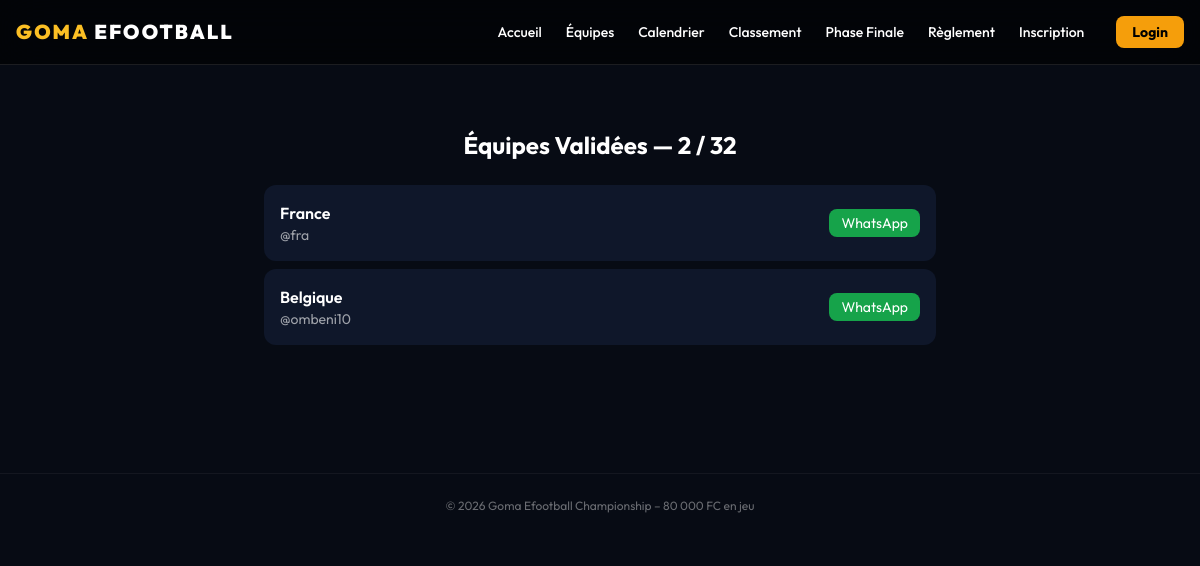
Page /equipes/ on the earlier database version.
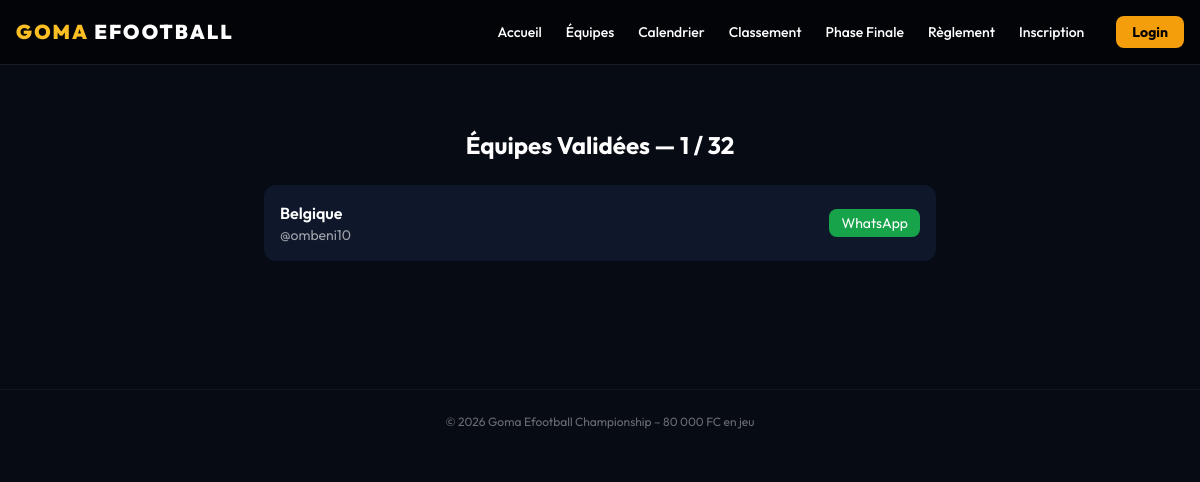
Same page on the later database version.
### competition/models.py (models this page shows, shortened)
class Team(models.Model):
    tournament = models.ForeignKey(Tournament, on_delete=models.CASCADE)
    group = models.ForeignKey(Group, null=True, blank=True, on_delete=models.SET_NULL)
    name = models.CharField(max_length=50, unique=True)  # Pays
    abbreviation = models.CharField(max_length=3)
    owner = models.ForeignKey(User, null=True, blank=True, on_delete=models.SET_NULL)
    owner_username = models.CharField(max_length=150, default='')
    owner_password = models.CharField(max_length=128, default='')
    whatsapp = models.CharField(max_length=20, blank=True)
    is_validated = models.BooleanField(default=False)
    points = models.IntegerField(default=0)
    goals_for = models.IntegerField(default=0)
    goals_against = models.IntegerField(default=0)

### competition/views.py (the view)
# urls.py: path('equipes/', views.teams, name='teams'),
def teams(request):
    t = get_tournament()
    qs = Team.objects.filter(tournament=t, is_validated=True).order_by('-points','-goals_for')
    return render(request, 'competition/teams.html', {'teams':qs})

### competition/views.py (called while the page is built)
def get_tournament():
    t, _ = Tournament.objects.get_or_create(pk=1, defaults={'name': 'Goma Efootball Championship'})
    return t

### templates/competition/teams.html
{% extends 'base.html' %}
{% block content %}
<div class="max-w-2xl mx-auto py-8">
  <h1 class="text-2xl font-bold mb-6 text-center">Équipes Validées — {{ teams|length }} / 32</h1>
  <div class="space-y-2">
    {% for team in teams %}
    <div class="bg-[#0f172a] p-4 rounded-xl flex justify-between items-center">
      <div>
        <div class="font-semibold">{{ team.name }}</div>
        <div class="text-sm text-white/60">@{{ team.owner.username }}</div>
      </div>
      {% if team.whatsapp %}
      <a href="https://wa.me/{{ team.whatsapp|cut:'+'|cut:' ' }}" target="_blank"
         class="bg-green-600 px-3 py-1 rounded-lg text-sm">
        WhatsApp
      </a>
      {% endif %}
    </div>
    {% empty %}
    <div class="text-center text-white/50 py-10">Aucune équipe</div>
    {% endfor %}
  </div>
</div>
{% endblock %}

### templates/base.html (shortened to what this page needs)
{% load static %}
<!DOCTYPE html>
<html lang="fr">
<head>
  <script src="https://cdn.tailwindcss.com"></script>
</head>
<body class="min-h-screen antialiased">
<nav class="sticky top-0 z-50 backdrop-blur-xl bg-black/60 border-b border-white/10">
 <div class="max-w-7xl mx-auto px-4 h-16 flex items-center justify-between">
  <a href="/" class="font-black tracking-widest text-xl">
    <span class="text-amber-400">GOMA</span> <span class="text-white">EFOOTBALL</span>
  </a>
  <div class="hidden md:flex gap-6 text-sm font-medium items-center">
   <a href="/" class="hover:text-amber-400 transition">Accueil</a>
   <a href="/equipes/" class="hover:text-amber-400 transition">Équipes</a>
   <a href="/calendrier/" class="hover:text-amber-400 transition">Calendrier</a>
   <a href="/classement/" class="hover:text-amber-400 transition">Classement</a>
   <a href="/bracket/" class="hover:text-amber-400 transition">Phase Finale</a>
   <a href="{% url 'reglement' %}" class="hover:text-amber-400 transition">Règlement</a>
   {% if user.is_authenticated %}
     <div class="flex items-center gap-3 ml-4 pl-4 border-l border-white/10">
       <a href="{% url 'my_team' %}" class="px-3 py-1.5 bg-sky-600 hover:bg-sky-500 rounded-lg font-bold transition">Mon Équipe</a>
       {% if user.is_staff %}
         <a href="{% url 'manager' %}" class="text-emerald-400 hover:text-emerald-300 transition">Manager</a>
       {% endif %}
       <a href="/logout/" class="text-white/60 hover:text-white transition">Déconnexion</a>
     </div>
   {% else %}
     <a href="/inscription/" class="hover:text-amber-400 transition">Inscription</a>
     <a href="/login/" class="ml-2 px-4 py-1.5 bg-amber-500 text-black rounded-lg font-bold hover:bg-amber-400 transition">Login</a>
   {% endif %}
  </div>
 </div>
</nav>
<main class="max-w-7xl mx-auto px-4 py-8">
  {% block content %}{% endblock %}
</main>
<footer class="border-t border-white/5 mt-16">
  <div class="max-w-7xl mx-auto px-4 py-6 text-center text-xs text-white/40">
    © 2026 Goma Efootball Championship – 80 000 FC en jeu
  </div>
</footer>
</body>
</html>

### templates/base.html (style rules this page uses)
body { font-family:Outfit,system-ui;background:#070b14;color:white }

Differences in the rows shown:
removed Team: name "France", owner.username "fra"
Other differences:
{{ teams|length }}: "2" → "1"
